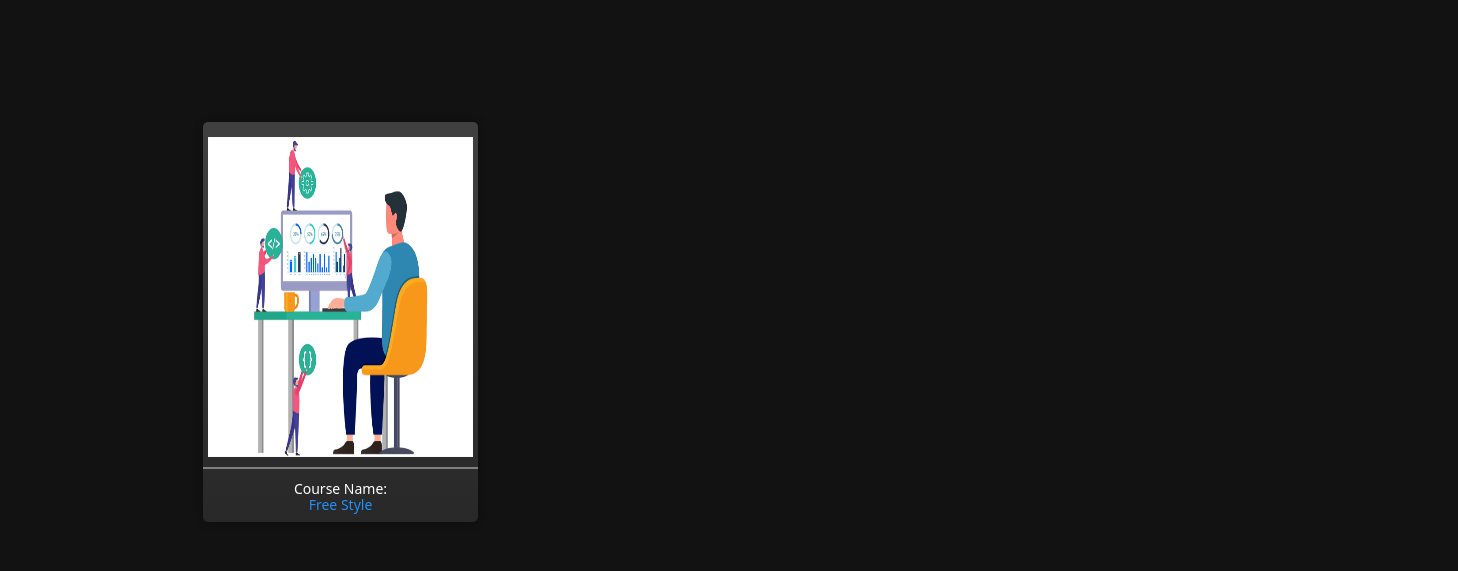
The page /student/courses/ on the database as committed earlier.
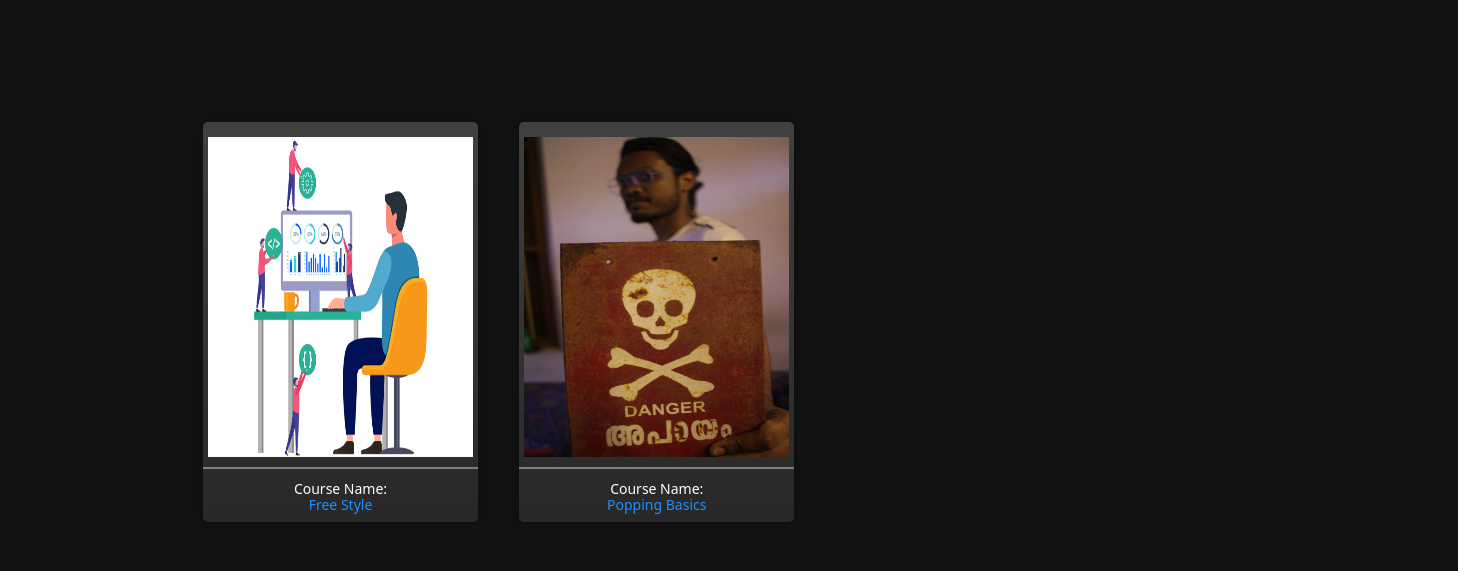
The same page on the database as committed later.
### Administrator/models.py (models this page shows, shortened)
class DanceCourses(models.Model):
    course_dancecategory=models.ForeignKey(DanceCategory,on_delete=models.SET_NULL,null=True,verbose_name="Dance Category:")
    course_tutor=models.ForeignKey(Tutor,on_delete=models.SET_NULL,null=True,verbose_name="Tutor:")
    course_name=models.CharField("Name:",max_length=20,null=False)
    course_photo=models.ImageField(upload_to="CoursePhoto",null=False)
    course_description=models.TextField("Description")
    course_level=models.ForeignKey(DanceLevel,on_delete=models.SET_NULL,verbose_name="Level",null=True)
    course_subs=models.ForeignKey(SubscriptionType,on_delete=models.CASCADE,verbose_name="Subscription type",null=True)
    slug= models.SlugField(blank=True)
    is_premium=models.BooleanField(default=False)

### Student/views.py (the view)
# urls.py: path('courses/',views.ViewCourses,name="viewcourse"),
def ViewCourses(request):
    courses=DanceCourses.objects.all()
    context={"courses":courses}
    return render(request,"Student/ViewCourses.html",context)

### Administrator/models.py (called while the page is built)
    def __str__(self):
        return f"{self.tutor_name}-{self.tutor_designation}"

### MasterEntry/models.py (called while the page is built)
    def __str__(self):
        return self.dancecategory_name

    def __str__(self):
        return self.designation_name

    def __str__(self):
        return self.dancelevel_name

### Student/templates/Student/ViewCourses.html (shortened to what this page needs)
{% extends 'base.html' %}
    {% block content %}
    <div class="row posters">
        {% for data in courses%}
        <div class="col-sm-3">
            <button type="button" class="cardclass" id="cardclass" data-toggle="modal" data-target="#my{{forloop.counter}}modal" >
         {%if data.is_premium%}
            <div class="cardposter" style="box-shadow: 0 0 10px 0  #1e90ff;">
            <a class="cards" href="{%url 'Student:viewvideo' data.slug%}">
                <img src="{{data.course_photo.url}}" />
        <div class="pclass">
            <!--<p>Category:</p><h1>{{data.course_dancecategory}}</h1>
        <p>Trainer:<p><h1>{{data.course_tutor}}</h1>-->
        <p>Course Name:<p><h1>{{data.course_name}}</h1>
        </div>
        </button>
        </a>
        </div>
        {%else%}
         <div class="cardposter">
            <a class="cards" href="{%url 'Student:viewvideo' data.slug%}">
                <img src="{{data.course_photo.url}}" />
        <div class="pclass">
        <p>Course Name:<p><h1>{{data.course_name}}</h1>
        </div>
        </button>
        </div>
        {%endif%}
        {%endfor%}
        </div>
        </div>
    {% endblock content %}

Rows that differ between the two databases and show on the page:
added DanceCourses: course_photo (picture), course_name "Popping Basics"
